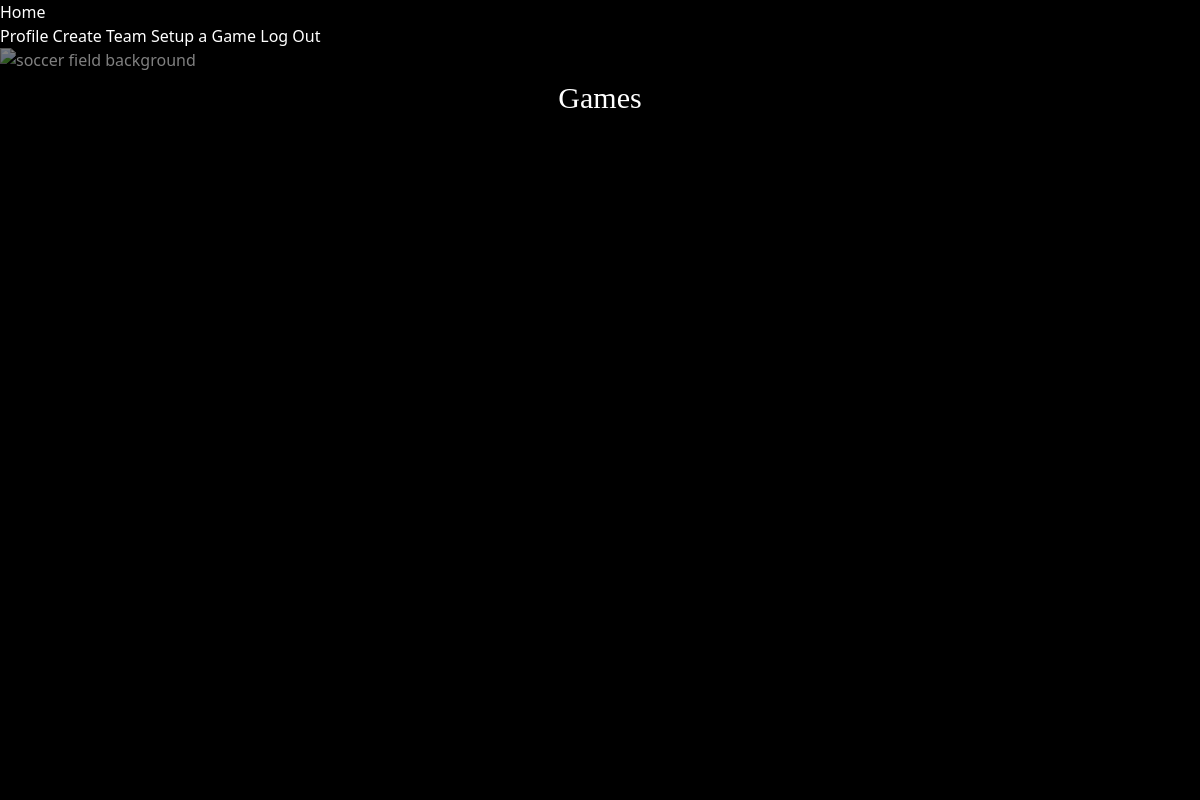
Before: /games (signed in) with the older database file.
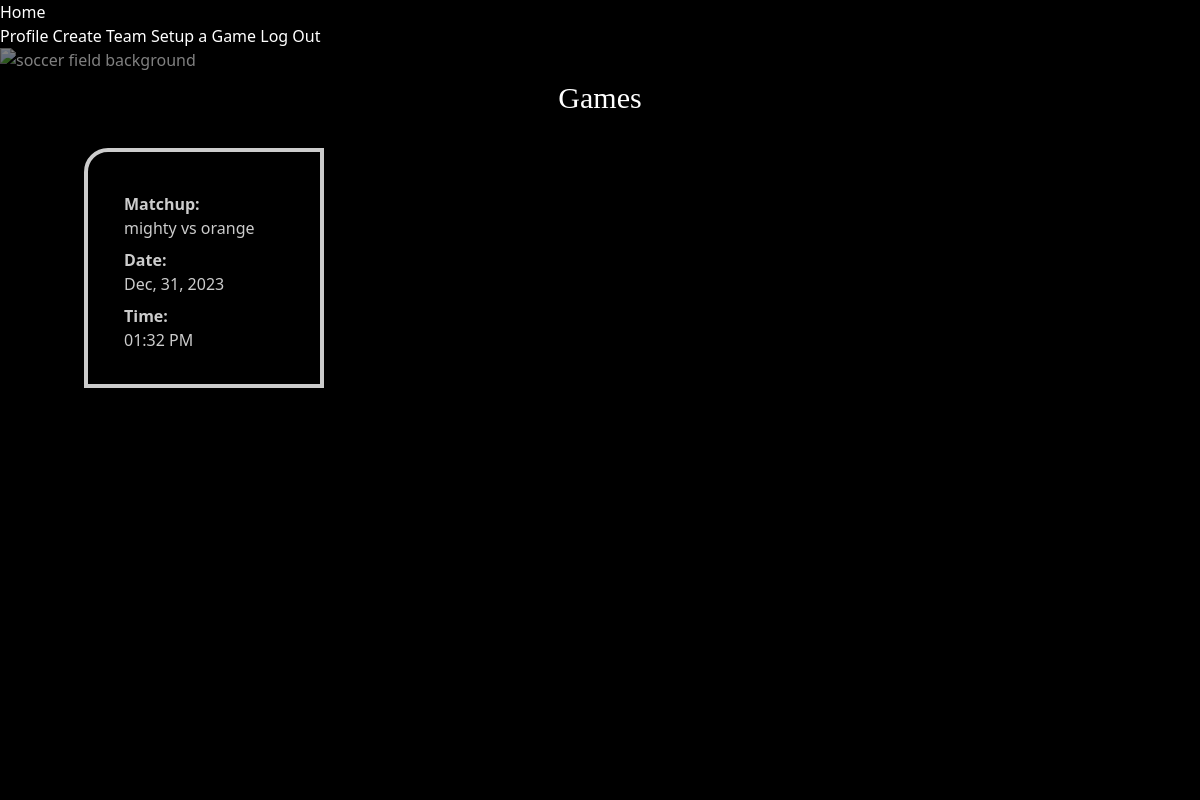
After: the same page with the newer database file.
### kickup_app/models.py (models this page shows, shortened)
class Game(db.Model):
    id = db.Column(db.Integer, primary_key=True)
    name = db.Column(db.String(80), nullable=False)
    location = db.Column(db.String(80), nullable=False)
    date = db.Column(db.Date, nullable=False)
    time = db.Column(db.Time, nullable=False)
    home_id = db.Column(db.Integer, db.ForeignKey("team.id"), nullable=True)
    away_id = db.Column(db.Integer, db.ForeignKey("team.id"), nullable=True)
    home_team = db.relationship('Team', back_populates="home_games", foreign_keys=[home_id])
    away_team = db.relationship('Team', back_populates="away_games", foreign_keys=[away_id])

### kickup_app/main/routes.py (the view)
@main.route('/games', methods=["GET"])
@login_required
def games_list():
  games = Game.query.all()
  return render_template('games_list.html', games=games)

### kickup_app/extensions.py (called while the page is built)
@login_manager.user_loader
def load_user(user_id):
    return User.query.get(user_id)

### kickup_app/templates/games_list.html
{% extends 'index.html' %}
{% block content %}
<img class="fixed homepage-image w-screen h-screen opacity-50" src="https://images.unsplash.com/photo-1516731566880-919c39006c9d?ixlib=rb-4.0.3&ixid=MnwxMjA3fDB8MHxwaG90by1wYWdlfHx8fGVufDB8fHx8&auto=format&fit=crop&w=2070&q=80" alt="soccer field background"/>
<h1 class="text-center m-8 text-3xl font-serif">Games</h1>
<section class="flex justify-center" >
  <ol class="grid grid-cols-4 gap-6">
    {% for game in games %}
    <li class="flex flex-col items-center justify-center border-solid border-4 border-white w-60 h-60 rounded-tl-3xl bg-black opacity-80 drop-shadow-xl">
      <a class="w-40" href="/game-details/{{ game.id }}">
        <p class="mt-2"><strong>Matchup: </strong></p>
        <p>{{ game.name }}</p>
        <p class="mt-2"><strong>Date: </strong></p>
        <p>{{ game.date.strftime('%b, %d, %Y') }}</p>
        <p class="mt-2"><strong>Time: </strong></p>
        <p>{{ game.time.strftime('%I:%M %p') }}</p>
      </a>
    </li>
    {% endfor %}
  </ol>
</section>
{% endblock %}

Changed rows visible on the page:
added Game: name "mighty vs orange", date "Dec, 31, 2023", time "01:32 PM"
